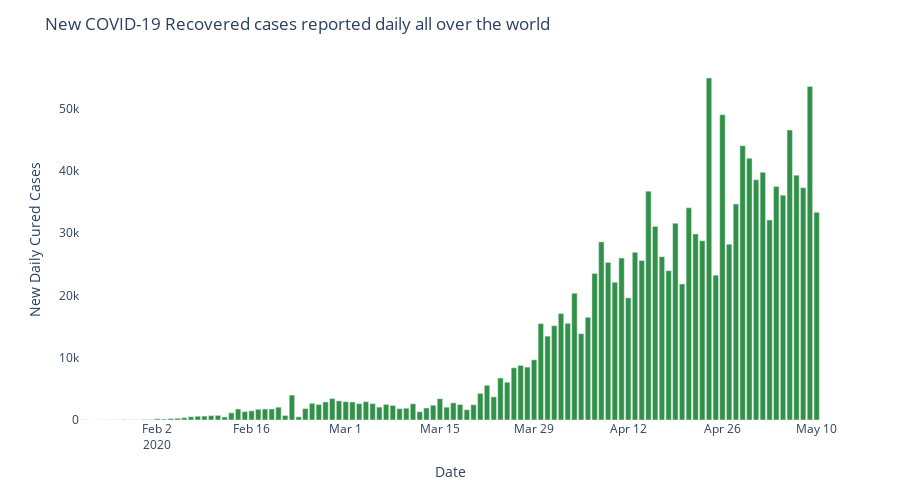

The code cell stored with this chart in its notebook:
### Code cell
import plotly.express as px
fig = px.bar(perday2, x="Date", y="New Daily Cured Cases", barmode='group',height=500,
            color_discrete_sequence = ['#319146'])
fig.update_layout(title_text='New COVID-19 Recovered cases reported daily all over the world',plot_bgcolor='rgb(275, 270, 273)')
fig.show()
